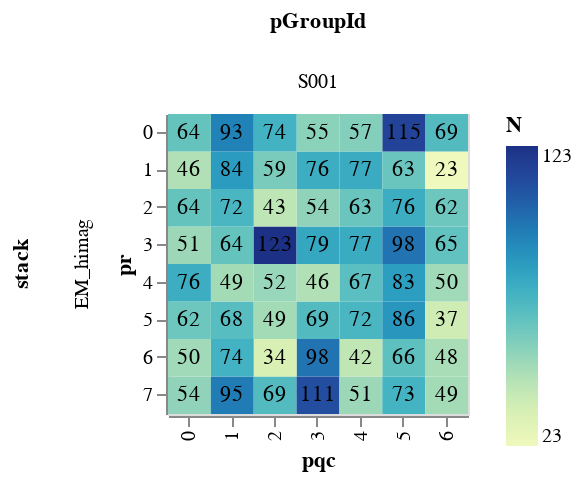

Notebook cell for this chart:
### Markdown cell above
### Heatmaps of point matches

#### East-West point matches

### Code cell
icatapi.plotting.plot_matches_within_section(df_matches,
                                             direction='east-west',
                                             width=150,
                                             height=150)
